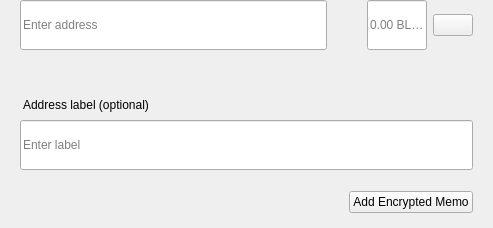
<?xml version="1.0" encoding="UTF-8"?>
<ui version="4.0">
 <class>SendMultiRow</class>
 <widget class="QWidget" name="SendMultiRow">
  <property name="geometry">
   <rect>
    <x>0</x>
    <y>0</y>
    <width>493</width>
    <height>228</height>
   </rect>
  </property>
  <property name="minimumSize">
   <size>
    <width>0</width>
    <height>0</height>
   </size>
  </property>
  <property name="maximumSize">
   <size>
    <width>16777215</width>
    <height>16777215</height>
   </size>
  </property>
  <property name="windowTitle">
   <string>Form</string>
  </property>
  <layout class="QVBoxLayout" name="verticalLayout_3">
   <property name="spacing">
    <number>0</number>
   </property>
   <property name="leftMargin">
    <number>0</number>
   </property>
   <property name="topMargin">
    <number>0</number>
   </property>
   <property name="rightMargin">
    <number>20</number>
   </property>
   <property name="bottomMargin">
    <number>5</number>
   </property>
   <item alignment="Qt::AlignTop">
    <widget class="QWidget" name="widget" native="true">
     <property name="sizePolicy">
      <sizepolicy hsizetype="Expanding" vsizetype="Maximum">
       <horstretch>0</horstretch>
       <verstretch>0</verstretch>
      </sizepolicy>
     </property>
     <property name="minimumSize">
      <size>
       <width>0</width>
       <height>60</height>
      </size>
     </property>
     <property name="maximumSize">
      <size>
       <width>16777215</width>
       <height>85</height>
      </size>
     </property>
     <layout class="QHBoxLayout" name="horizontalLayout" stretch="6,0,2">
      <property name="spacing">
       <number>0</number>
      </property>
      <property name="leftMargin">
       <number>8</number>
      </property>
      <property name="topMargin">
       <number>0</number>
      </property>
      <property name="rightMargin">
       <number>0</number>
      </property>
      <property name="bottomMargin">
       <number>0</number>
      </property>
      <item alignment="Qt::AlignTop">
       <widget class="QStackedWidget" name="stackedAddress">
        <property name="minimumSize">
         <size>
          <width>0</width>
          <height>50</height>
         </size>
        </property>
        <property name="maximumSize">
         <size>
          <width>16777215</width>
          <height>50</height>
         </size>
        </property>
        <widget class="QWidget" name="page_4">
         <property name="sizePolicy">
          <sizepolicy hsizetype="Expanding" vsizetype="Preferred">
           <horstretch>0</horstretch>
           <verstretch>0</verstretch>
          </sizepolicy>
         </property>
         <property name="minimumSize">
          <size>
           <width>0</width>
           <height>50</height>
          </size>
         </property>
         <property name="maximumSize">
          <size>
           <width>16777215</width>
           <height>55</height>
          </size>
         </property>
         <layout class="QVBoxLayout" name="verticalLayout_7">
          <property name="spacing">
           <number>0</number>
          </property>
          <property name="leftMargin">
           <number>12</number>
          </property>
          <property name="topMargin">
           <number>0</number>
          </property>
          <property name="rightMargin">
           <number>0</number>
          </property>
          <property name="bottomMargin">
           <number>0</number>
          </property>
          <item>
           <widget class="QLineEdit" name="lineEditAddress">
            <property name="minimumSize">
             <size>
              <width>0</width>
              <height>50</height>
             </size>
            </property>
            <property name="maximumSize">
             <size>
              <width>16777215</width>
              <height>50</height>
             </size>
            </property>
            <property name="placeholderText">
             <string>Enter address</string>
            </property>
           </widget>
          </item>
         </layout>
        </widget>
        <widget class="QWidget" name="page_3"/>
       </widget>
      </item>
      <item>
       <spacer name="horizontalSpacer_3">
        <property name="orientation">
         <enum>Qt::Horizontal</enum>
        </property>
        <property name="sizeType">
         <enum>QSizePolicy::Fixed</enum>
        </property>
        <property name="sizeHint" stdset="0">
         <size>
          <width>40</width>
          <height>20</height>
         </size>
        </property>
       </spacer>
      </item>
      <item>
       <layout class="QHBoxLayout" name="horizontalLayout_2">
        <property name="spacing">
         <number>6</number>
        </property>
        <item alignment="Qt::AlignTop">
         <widget class="QLineEdit" name="lineEditAmount">
          <property name="sizePolicy">
           <sizepolicy hsizetype="Expanding" vsizetype="Preferred">
            <horstretch>0</horstretch>
            <verstretch>0</verstretch>
           </sizepolicy>
          </property>
          <property name="minimumSize">
           <size>
            <width>0</width>
            <height>50</height>
           </size>
          </property>
          <property name="maximumSize">
           <size>
            <width>16777215</width>
            <height>50</height>
           </size>
          </property>
          <property name="maxLength">
           <number>17</number>
          </property>
          <property name="alignment">
           <set>Qt::AlignLeading|Qt::AlignLeft|Qt::AlignVCenter</set>
          </property>
          <property name="placeholderText">
           <string notr="true">0.00 BLKC</string>
          </property>
         </widget>
        </item>
        <item>
         <layout class="QVBoxLayout" name="verticalLayout">
          <property name="topMargin">
           <number>14</number>
          </property>
          <property name="bottomMargin">
           <number>0</number>
          </property>
          <item alignment="Qt::AlignTop">
           <widget class="QPushButton" name="btnMenu">
            <property name="minimumSize">
             <size>
              <width>0</width>
              <height>0</height>
             </size>
            </property>
            <property name="maximumSize">
             <size>
              <width>16777215</width>
              <height>16777215</height>
             </size>
            </property>
            <property name="focusPolicy">
             <enum>Qt::NoFocus</enum>
            </property>
            <property name="text">
             <string/>
            </property>
           </widget>
          </item>
         </layout>
        </item>
       </layout>
      </item>
     </layout>
    </widget>
   </item>
   <item>
    <widget class="QWidget" name="layoutLabel" native="true">
     <property name="minimumSize">
      <size>
       <width>0</width>
       <height>0</height>
      </size>
     </property>
     <property name="maximumSize">
      <size>
       <width>16777215</width>
       <height>16777215</height>
      </size>
     </property>
     <layout class="QVBoxLayout" name="verticalLayout_9">
      <property name="spacing">
       <number>6</number>
      </property>
      <property name="leftMargin">
       <number>20</number>
      </property>
      <property name="topMargin">
       <number>0</number>
      </property>
      <property name="rightMargin">
       <number>0</number>
      </property>
      <property name="bottomMargin">
       <number>10</number>
      </property>
      <item>
       <spacer name="verticalSpacer">
        <property name="orientation">
         <enum>Qt::Vertical</enum>
        </property>
        <property name="sizeType">
         <enum>QSizePolicy::Fixed</enum>
        </property>
        <property name="sizeHint" stdset="0">
         <size>
          <width>20</width>
          <height>20</height>
         </size>
        </property>
       </spacer>
      </item>
      <item>
       <widget class="QLabel" name="labelSubtitleDescription">
        <property name="styleSheet">
         <string notr="true">margin-bottom:2px;
margin-left:0.05px;
padding:0px;</string>
        </property>
        <property name="text">
         <string>Address label (optional)</string>
        </property>
       </widget>
      </item>
      <item>
       <widget class="QLineEdit" name="lineEditDescription">
        <property name="minimumSize">
         <size>
          <width>0</width>
          <height>50</height>
         </size>
        </property>
        <property name="maximumSize">
         <size>
          <width>16777215</width>
          <height>50</height>
         </size>
        </property>
        <property name="placeholderText">
         <string>Enter label</string>
        </property>
       </widget>
      </item>
      <item>
       <spacer name="verticalSpacer_2">
        <property name="orientation">
         <enum>Qt::Vertical</enum>
        </property>
        <property name="sizeType">
         <enum>QSizePolicy::Fixed</enum>
        </property>
        <property name="sizeHint" stdset="0">
         <size>
          <width>20</width>
          <height>15</height>
         </size>
        </property>
       </spacer>
      </item>
      <item>
       <widget class="QWidget" name="containerMemo" native="true">
        <layout class="QHBoxLayout" name="horizontalLayout_5">
         <property name="leftMargin">
          <number>0</number>
         </property>
         <property name="topMargin">
          <number>0</number>
         </property>
         <property name="rightMargin">
          <number>0</number>
         </property>
         <property name="bottomMargin">
          <number>0</number>
         </property>
         <item>
          <spacer name="horizontalSpacer">
           <property name="orientation">
            <enum>Qt::Horizontal</enum>
           </property>
           <property name="sizeHint" stdset="0">
            <size>
             <width>40</width>
             <height>20</height>
            </size>
           </property>
          </spacer>
         </item>
         <item>
          <widget class="QPushButton" name="btnAddMemo">
           <property name="text">
            <string notr="true">Add Encrypted Memo</string>
           </property>
          </widget>
         </item>
        </layout>
       </widget>
      </item>
     </layout>
    </widget>
   </item>
  </layout>
 </widget>
 <resources/>
 <connections/>
</ui>
